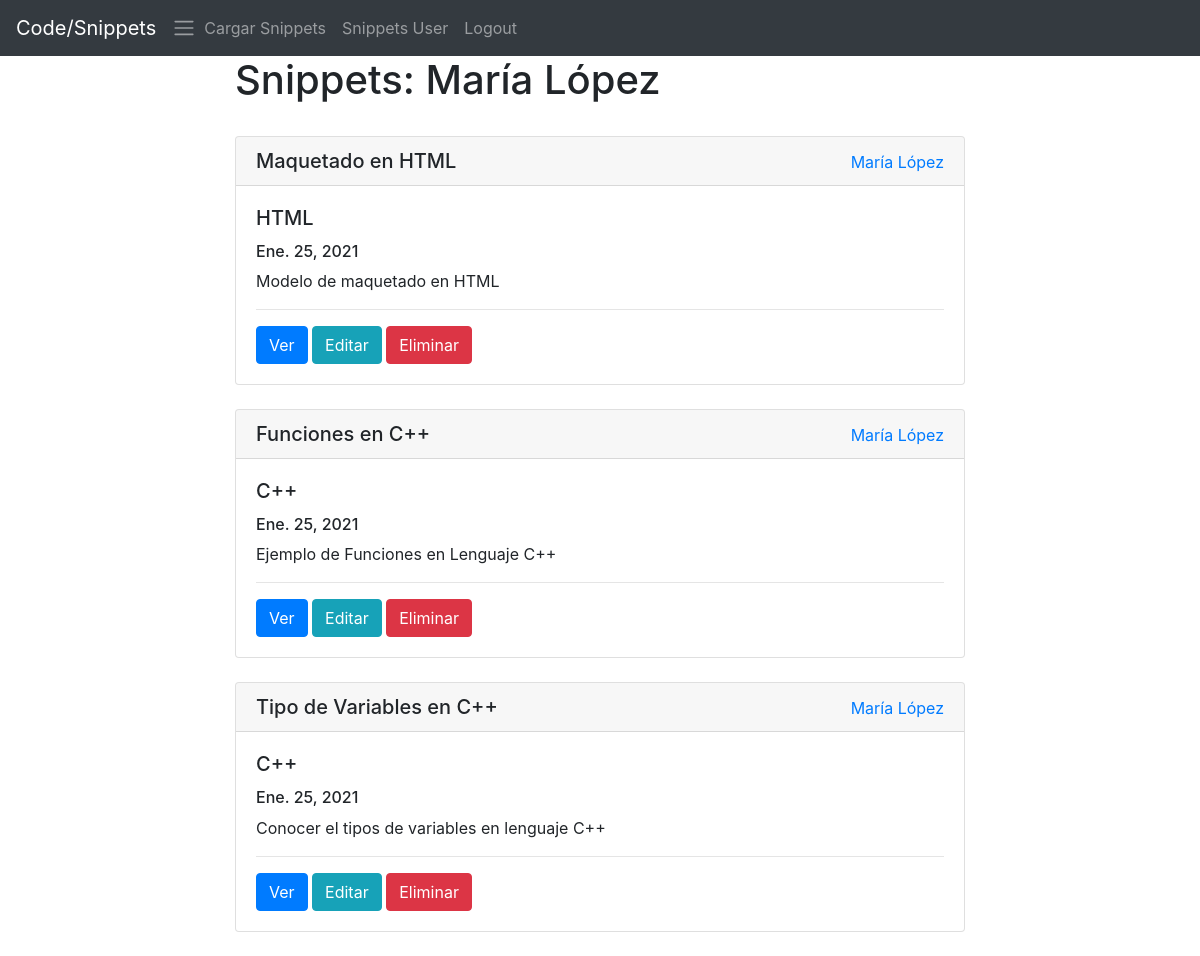
Screenshot of /usuario/ (signed in) with the database file from the repository.
### snippets/models.py (models this page shows)
class Snippet(models.Model):
    user = models.ForeignKey(User, verbose_name="usuario", on_delete=models.CASCADE)
    created = models.DateField(auto_now_add=True, verbose_name="creado")
    updated = models.DateField(auto_now_add=True, verbose_name="editado")
    name = models.CharField(max_length=255, verbose_name="name")
    description = models.TextField(verbose_name="descripción")
    snippet = models.TextField(verbose_name="snnipet")
    languages = models.ForeignKey(Language, verbose_name="lenguaje", on_delete= models.CASCADE)
    public = models.BooleanField(default=False, verbose_name="¿Público?")
    class Meta:
        verbose_name = "Snippet"
        verbose_name_plural = "Snippets"

class Language(models.Model):
    name = models.CharField(max_length=50, verbose_name="name")
    slug = models.CharField(max_length=50, unique=True, verbose_name="slug")
    class Meta:
        verbose_name = "Lenguaje"
        verbose_name_plural = "Lenguajes"
    def __str__(self):
        return self.name

### snippets/views.py (the view)
# urls.py: path('usuario/', views.snippets_user, name='snippets_user'),
def snippets_user(request):
    snippets = Snippet.objects.filter(user= request.user)
    return render(request, 'snippets/snippets_user.html', {
        'snippets': snippets
    })

### snippets/templates/snippets/snippets_user.html
{% extends 'base.html' %}
{% block content %}
<div class="row justify-content-md-center">
    <div class="col-md-8">
        <h1>Snippets: {{user.first_name}} {{user.last_name}}</h1>
        <br>
        {% for snippet in snippets %}
            <div class="card">
                <h5 class="card-header">{{snippet.name}} <a href="{% url 'snippets_user' %}"  class="float-right"><small>{{snippet.user.first_name}} {{snippet.user.last_name}}</small></a></h5>
                <div class="card-body">
                    <h5 class="card-title">{{snippet.languages}}</h5>
                    <h6>{{snippet.created}}</h6>
                    <p class="card-text">{{snippet.description}}</p>
                    <hr>
                    <a href="{% url 'detail' snippet.id %}" class="btn btn-primary">Ver</a>
                    <a href="{% url 'snippet_edit' snippet.id %}" class="btn btn-info">Editar</a>
                    <a href="{% url 'snippet_delete' snippet.id %}" class="btn btn-danger">Eliminar</a>
                </div>
            </div>
            <br>
        {% endfor %}
  </div>
</div>
{% endblock %}

### rows the page displays
Snippet: name "Maquetado en HTML", user.first_name "María", user.last_name "López", languages "HTML", created "Ene. 25, 2021", description "Modelo de maquetado en HTML"
Snippet: name "Funciones en C++", user.first_name "María", user.last_name "López", languages "C++", created "Ene. 25, 2021", description "Ejemplo de Funciones en Lenguaje C++"
Snippet: name "Tipo de Variables en C++", user.first_name "María", user.last_name "López", languages "C++", created "Ene. 25, 2021", description "Conocer el tipos de variables en lenguaje C++"

### other values shown
{{ user.first_name }} "María"
{{ user.last_name }} "López"
